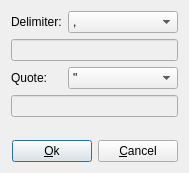
<?xml version="1.0" encoding="UTF-8"?>
<ui version="4.0">
 <class>Dialog</class>
 <widget class="QDialog" name="Dialog">
  <property name="geometry">
   <rect>
    <x>0</x>
    <y>0</y>
    <width>189</width>
    <height>173</height>
   </rect>
  </property>
  <property name="windowTitle">
   <string>CSV settings</string>
  </property>
  <layout class="QVBoxLayout" name="verticalLayout">
   <item>
    <layout class="QFormLayout" name="formLayout">
     <property name="fieldGrowthPolicy">
      <enum>QFormLayout::ExpandingFieldsGrow</enum>
     </property>
     <item row="0" column="1">
      <widget class="QComboBox" name="delimiterCombo">
       <property name="sizePolicy">
        <sizepolicy hsizetype="Expanding" vsizetype="Fixed">
         <horstretch>0</horstretch>
         <verstretch>0</verstretch>
        </sizepolicy>
       </property>
       <item>
        <property name="text">
         <string>,</string>
        </property>
       </item>
       <item>
        <property name="text">
         <string>;</string>
        </property>
       </item>
       <item>
        <property name="text">
         <string>Space</string>
        </property>
       </item>
       <item>
        <property name="text">
         <string>Tabulation</string>
        </property>
       </item>
       <item>
        <property name="text">
         <string>Other</string>
        </property>
       </item>
      </widget>
     </item>
     <item row="1" column="0" colspan="2">
      <widget class="QLineEdit" name="delimiterEdit">
       <property name="enabled">
        <bool>false</bool>
       </property>
      </widget>
     </item>
     <item row="2" column="0">
      <widget class="QLabel" name="label_2">
       <property name="text">
        <string>Quote:</string>
       </property>
      </widget>
     </item>
     <item row="2" column="1">
      <widget class="QComboBox" name="quoteCombo">
       <property name="sizePolicy">
        <sizepolicy hsizetype="Expanding" vsizetype="Fixed">
         <horstretch>0</horstretch>
         <verstretch>0</verstretch>
        </sizepolicy>
       </property>
       <item>
        <property name="text">
         <string>&quot;</string>
        </property>
       </item>
       <item>
        <property name="text">
         <string>'</string>
        </property>
       </item>
       <item>
        <property name="text">
         <string>Other</string>
        </property>
       </item>
      </widget>
     </item>
     <item row="3" column="0" colspan="2">
      <widget class="QLineEdit" name="quoteEdit">
       <property name="enabled">
        <bool>false</bool>
       </property>
      </widget>
     </item>
     <item row="0" column="0">
      <widget class="QLabel" name="label">
       <property name="text">
        <string>Delimiter:</string>
       </property>
      </widget>
     </item>
    </layout>
   </item>
   <item>
    <spacer name="verticalSpacer">
     <property name="orientation">
      <enum>Qt::Vertical</enum>
     </property>
     <property name="sizeHint" stdset="0">
      <size>
       <width>20</width>
       <height>40</height>
      </size>
     </property>
    </spacer>
   </item>
   <item>
    <layout class="QHBoxLayout" name="horizontalLayout_2">
     <item>
      <spacer name="horizontalSpacer">
       <property name="orientation">
        <enum>Qt::Horizontal</enum>
       </property>
       <property name="sizeHint" stdset="0">
        <size>
         <width>186</width>
         <height>20</height>
        </size>
       </property>
      </spacer>
     </item>
     <item>
      <layout class="QHBoxLayout" name="horizontalLayout">
       <item>
        <widget class="QPushButton" name="pushButton">
         <property name="text">
          <string>&amp;Ok</string>
         </property>
        </widget>
       </item>
       <item>
        <widget class="QPushButton" name="pushButton_2">
         <property name="text">
          <string>&amp;Cancel</string>
         </property>
        </widget>
       </item>
      </layout>
     </item>
    </layout>
   </item>
  </layout>
 </widget>
 <resources/>
 <connections>
  <connection>
   <sender>pushButton</sender>
   <signal>clicked()</signal>
   <receiver>Dialog</receiver>
   <slot>accept()</slot>
   <hints>
    <hint type="sourcelabel">
     <x>248</x>
     <y>248</y>
    </hint>
    <hint type="destinationlabel">
     <x>250</x>
     <y>272</y>
    </hint>
   </hints>
  </connection>
  <connection>
   <sender>pushButton_2</sender>
   <signal>clicked()</signal>
   <receiver>Dialog</receiver>
   <slot>reject()</slot>
   <hints>
    <hint type="sourcelabel">
     <x>323</x>
     <y>249</y>
    </hint>
    <hint type="destinationlabel">
     <x>341</x>
     <y>270</y>
    </hint>
   </hints>
  </connection>
 </connections>
</ui>
